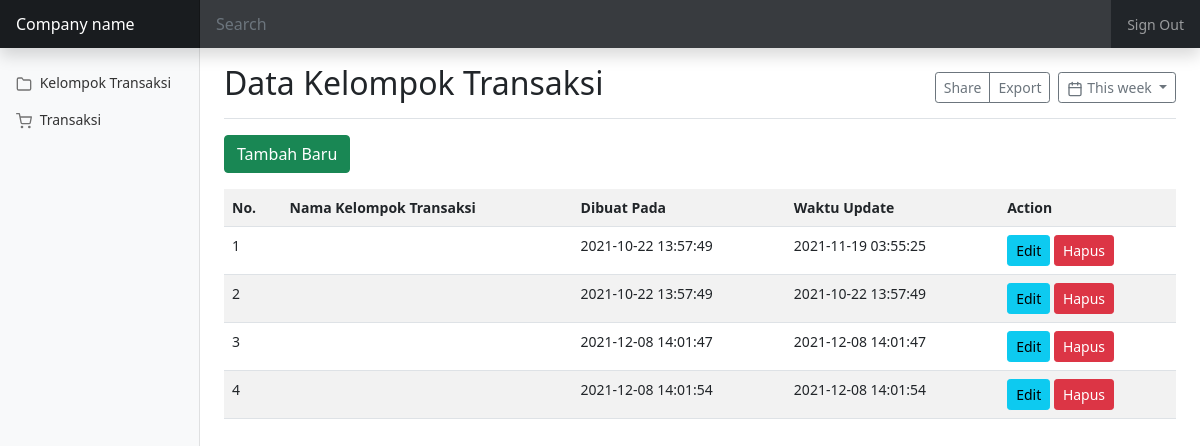
The app's page /?page=kelompok_transaksi (signed in) with its own data.
### tables this page shows
CREATE TABLE `modul_role` (
  `id_modul` int(11) NOT NULL,
  `id_role` int(11) NOT NULL,
  `is_create` tinyint(4) DEFAULT NULL,
  `is_read` tinyint(4) DEFAULT NULL,
  `is_update` tinyint(4) DEFAULT NULL,
  `is_delete` tinyint(4) DEFAULT NULL,
  `is_save` tinyint(4) DEFAULT NULL,
  `deleted_at` datetime DEFAULT NULL,
  `created_at` datetime DEFAULT NULL,
  `updated_at` datetime DEFAULT NULL
);

CREATE TABLE `modul` (
  `id_modul` int(11) NOT NULL,
  `nm_modul` varchar(255) DEFAULT NULL,
  `judul_modul` varchar(255) NOT NULL,
  `icon_modul` varchar(255) NOT NULL,
  `deleted_at` datetime DEFAULT NULL,
  `created_at` datetime DEFAULT NULL,
  `updated_at` datetime DEFAULT NULL
);

CREATE TABLE `kelompok_transaksi` (
  `id_kelompok_transaksi` smallint(6) NOT NULL,
  `nm_kelompok_transaksi` varchar(100) NOT NULL,
  `deleted_at` datetime DEFAULT NULL,
  `created_at` datetime NOT NULL,
  `updated_at` datetime NOT NULL
);

### libraries/fungsi.php (called while the page is built, shortened)
<?php
   function cek_akses($koneksi, $id_modul, $id_role, $action)
   {
       $sql = "select * from modul_role
       where id_modul=$id_modul and id_role=$id_role and is_$action=1 and deleted_at is null";
       $result = mysqli_query($koneksi,$sql);
       $num = mysqli_num_rows($result);
       if($num > 0)
       {
           return true;
       }
       return false;
   }

### index.php (the view, shortened to what this page needs)
<!doctype html>
<html lang="en">
<head>
    <link href="assets/bootstrap/css/bootstrap.min.css" rel="stylesheet">
    <link href="assets/css/dashboard.css" rel="stylesheet">
</head>
<body>
    <header class="navbar navbar-dark sticky-top bg-dark flex-md-nowrap p-0 shadow">
        <a class="navbar-brand col-md-3 col-lg-2 me-0 px-3" href="#">Company name</a>
        <input class="form-control form-control-dark w-100" type="text" placeholder="Search" aria-label="Search">
        <div class="navbar-nav">
            <div class="nav-item text-nowrap">
                <?php
                if(isset($_SESSION['nama']))
                {
                    echo '<a class="nav-link px-3" href="?page=logout">Sign Out</a>';
                }
                else
                {
                    echo '<a class="nav-link px-3" href="?page=login">Log In</a>';
                }
                ?>
            </div>
        </div>
    </header>
    <?php
        require_once "libraries/connect.php";
        require_once "libraries/fungsi.php";
    ?>
    <div class="container-fluid">
        <div class="row">
            <?php
            if(isset($_SESSION['nama'])):
                $sql = "select *from modul_role as mr
                inner join modul as m on mr.id_modul=m.id_modul
                where mr.id_role= ".$_SESSION['id_role']."
                and mr.deleted_at is null and mr.is_read=1";
                 $menu = mysqli_query($connection, $sql);
            ?>
             <nav id="sidebarMenu" class="col-md-3 col-lg-2 d-md-block bg-light sidebar collapse">
                    <div class="position-sticky pt-3">
                        <ul class="nav flex-column">
                            <?php
                            while($row = mysqli_fetch_assoc($menu))
                            {
                            ?>
                                <li class="nav-item">
                                    <a class="nav-link" href="?page=<?php echo $row['nm_modul'];?>">
                                        <span data-feather="<?php echo $row['icon_modul'];?>"></span>
                                        <?php echo $row['judul_modul'];?>
                                    </a>
                                </li>
                            <?php
                            }
                            ?>
                        </ul>
                    </div>
                </nav>
            <?php endif; ?>
            <main class="col-md-9 ms-sm-auto col-lg-10 px-md-4">
                <?php
                if (isset($_GET['page']) == false)
                {
                    $halaman = "pages/main";
                    $page_to_open = "main";
                }
                else
                {
                    $page_to_open = $_GET['page'];
                    $halaman = "pages/".$_GET['page'];
                }
                $unprotected_page = ['login', 'login_proses', 'logout', 'main', '404', '403'];
                if(in_array($page_to_open, $unprotected_page) == false)
                {
                    $split_page = explode("_",$page_to_open);
                    $mapping_action = [
                        'create' => 'create',
                        'delete' => 'delete',
                        'edit'=> 'update',
                        'save'=> 'save',
                        'update' => 'update',
                        'list' => 'read',
                        'pdf' => 'read',
                        'excel' => 'read',
                        'word' => 'read',
                        'chart' => 'read'
                    ];
                    $action = array_pop($split_page);
                    if(isset($mapping_action[$action]) == false)
                    {
                        $nama_modul = $page_to_open;
                    }
                    else
                    {
                        $action_db = $mapping_action[$action];
                        $nama_modul = implode("_",$split_page);
                    }
                    $sql = "select * from modul where nm_modul='$nama_modul' and deleted_at is null";
                    $modul = mysqli_query($connection,$sql);
                }
                include $halaman.".php";
                ?>
            </main>
        </div>
    </div>
</body>
</html>

### pages/kelompok_transaksi.php (shortened to what this page needs)
<div class="d-flex justify-content-between flex-wrap flex-md-nowrap align-items-center pt-3 pb-2 mb-3 border-bottom">
    <h1 class="h2">Data Kelompok Transaksi</h1>
    <div class="btn-toolbar mb-2 mb-md-0">
        <div class="btn-group me-2">
            <button type="button" class="btn btn-sm btn-outline-secondary">Share</button>
            <button type="button" class="btn btn-sm btn-outline-secondary">Export</button>
        </div>
        <button type="button" class="btn btn-sm btn-outline-secondary dropdown-toggle">
            <span data-feather="calendar"></span>
            This week
        </button>
    </div>
</div>
<?php
    $is_allow_hapus = cek_akses($connection,1,$_SESSION['id_role'],"delete");
    $is_allow_edit = cek_akses($connection,1,$_SESSION['id_role'],"update");
    $is_allow_add = cek_akses($connection,1,$_SESSION['id_role'],"create");
?>
<?php if($is_allow_add):?>
    <a href="?page=kelompok_transaksi_create" class="btn btn-success">Tambah Baru</a>
<?php endif; ?>
<?php
$sql = "SELECT * FROM kelompok_transaksi WHERE deleted_at IS NULL";
$hasil = mysqli_query($connection, $sql);
echo "<table class='table table-striped'>";
echo "<tr>
    <th>No.</th>
    <th>Nama Kelompok Transaksi</th>
    <th>Dibuat Pada</th>
    <th>Waktu Update</th>
    <th>Action</th>
    </tr>";
$no = 1;
while ($row = mysqli_fetch_assoc($hasil))
{
    $arr_button =[];
    if($is_allow_edit)
        $arr_button[] ="<a href='?page=kelompok_transaksi_edit&id=".$row['id_kelompok_transaksi']."'class='btn btn-sm btn-info'>Edit</a>";
    if($is_allow_hapus)
        $arr_button[] ="<a href='?page=kelompok_transaksi_delete&id=".$row['id_kelompok_transaksi']."'class='btn btn-sm btn-danger'>Hapus</a>";
    echo "<tr>
            <td>" . $no . "</td>
            <td>" . $row['nama_kelompok_transaksi'] . "</td>
            <td>" . $row['created_at'] . "</td>
            <td>" . $row['updated_at'] . "</td>
            <td>
                 ".implode(" ",$arr_button)."
            </td>
        </tr>";
    $no++;
}
echo "</table>";
?>

### assets/css/dashboard.css (style rules this page uses)
body { font-size: .875rem; }
.feather { width: 16px; height: 16px; vertical-align: text-bottom; }
.sidebar { position: fixed; top: 0; bottom: 0; left: 0; z-index: 100; padding: 48px 0 0; box-shadow: inset -1px 0 0 rgba(0, 0, 0, .1); }
.sidebar .nav-link { font-weight: 500; color: #333; }
.sidebar .nav-link .feather { margin-right: 4px; color: #727272; }
.navbar-brand { padding-top: .75rem; padding-bottom: .75rem; font-size: 1rem; background-color: rgba(0, 0, 0, .25); box-shadow: inset -1px 0 0 rgba(0, 0, 0, .25); }
.navbar .form-control { padding: .75rem 1rem; border-width: 0; border-radius: 0; }
.form-control-dark { color: #fff; background-color: rgba(255, 255, 255, .1); border-color: rgba(255, 255, 255, .1); }

### records on screen
modul_role: id_modul.judul_modul "Kelompok Transaksi"
modul_role: id_modul.judul_modul "Transaksi"
kelompok_transaksi: created_at "2021-10-22 13:57:49", updated_at "2021-11-19 03:55:25"
kelompok_transaksi: created_at "2021-10-22 13:57:49", updated_at "2021-10-22 13:57:49"
kelompok_transaksi: created_at "2021-12-08 14:01:47", updated_at "2021-12-08 14:01:47"
kelompok_transaksi: created_at "2021-12-08 14:01:54", updated_at "2021-12-08 14:01:54"
